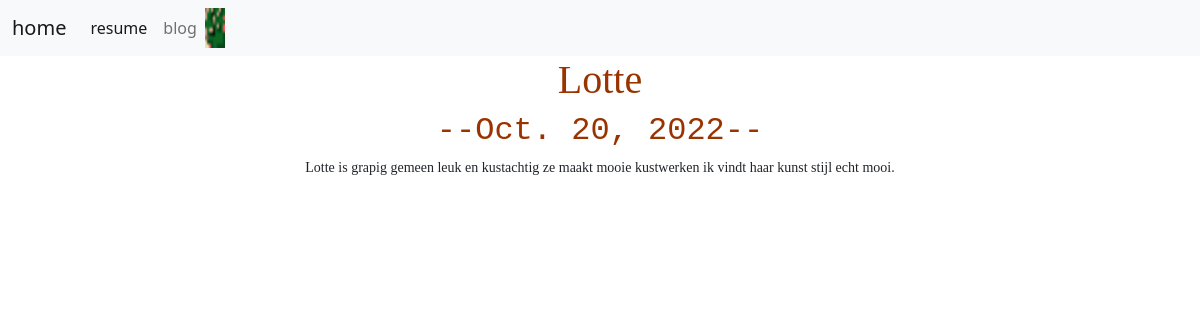
The page /blog/6/ on the database its author committed.
### blog/models.py (models this page shows, shortened)
class ProjectBlog(models.Model):
    title = models.TextField(max_length=50)
    date = models.DateField(blank=True,max_length=20)
    desc = models.CharField(blank=True,max_length=1000)

### blog/views.py (the view)
# urls.py: path('<int:blog_id>/', views.detail, name='detail'),
def detail(request,blog_id):
    blog = get_object_or_404(ProjectBlog,pk=blog_id)
    return render(request, 'blog/detail.html',{'blog':blog})

### blog/templates/blog/detail.html
{% extends 'porfolio/base.html' %}
{% load static %}
{%  block 'content' %}
  <h1 style="color: #993300;">{{  blog.title  }}</h1>
  <h2 style="color: #993300;">--{{  blog.date  }}--</h2>
  <p>{{   blog.desc|safe  }}</p>
  {%  endblock  %}

### porfolio/static/porfolio/custom.css (style rules this page uses)
* { text-align: center }
h1 { margin-top: 50px; font-family: Papyrus, fantasy; font-size: 24px; font-style: normal; font-variant: normal; font-weight: 700; line-height: 26.4px; }
h2 { margin-top: 50px; font-family: Lucida Sans Typewriter,Lucida Console,monaco,Bitstream Vera Sans Mono,monospace; }
p { margin-top: 50px; font-family: Papyrus, fantasy; font-size: 14px; font-style: normal; font-variant: normal; font-weight: 400; line-height: 20px; }

### rows shown on the page
ProjectBlog: title "Lotte", date "Oct. 20, 2022", desc "Lotte is grapig gemeen leuk en kustachtig ze maakt mooie kustwerken ik vindt haar kunst stijl echt mooi."
